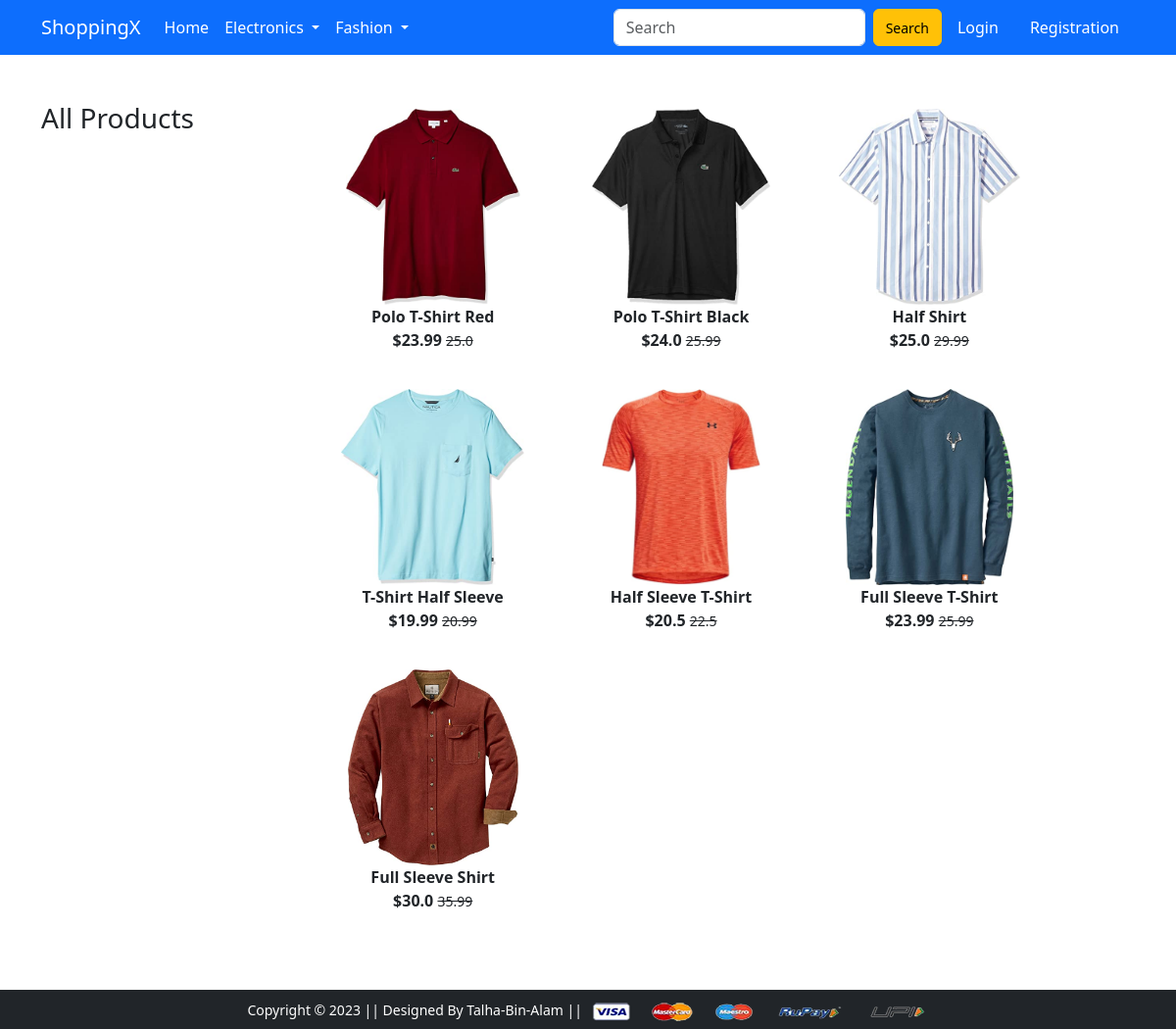
Screenshot of /topwear/ with the database file from the repository.
### app/models.py (models this page shows, shortened)
class Product(models.Model):
    title = models.CharField(max_length=100)
    selling_price = models.FloatField()
    discount_price = models.FloatField()
    description = models.TextField()
    brand = models.CharField(max_length=100)
    category = models.CharField(choices=CATEGORY_CHOICES, max_length=2)
    product_image = models.ImageField(upload_to='productimg')

### app/views.py (the view)
# urls.py: path('topwear/', views.topwear, name='topwear'),
def topwear(request):
    total_item = 0
    topwears = Product.objects.filter(category='TW')
    if request.user.is_authenticated:
        total_item = len(Cart.objects.filter(user=request.user))
    return render(request, 'app/topwear.html', {'topwears':topwears, 'total_item': total_item})

### app/templates/app/topwear.html (shortened to what this page needs)
{% extends 'app/base.html' %}
{% load static %}
{% block main-content %}
<div class="container my-5">
 <div class="row">
  <div class="col-sm-3">
   <div class="list-group">
    <h3>All Products</h3>
   </div>
  </div>
  <div class="col-sm-8">
    <div class="row">
        {% for tw in topwears %}
        <div class="col-sm-4 text-center mb-4">
            <a href="{% url 'product-detail' tw.id %}" class="btn">
                <div class="item">
                    <img src="{{tw.product_image.url}}" alt="" height="200">
                <div class="fw-bold">{{tw.title}}</div>
                <div class="fw-bold">${{tw.discount_price}}
                <small class="fw-light text-decoration-line-through">{{tw.selling_price}}</small></div>
            </div>
            </a>
        </div>
        {% endfor %}
    </div>
  </div>
 </div>
</div>
{% endblock main-content %}

### rows the page displays
Product: product_image (picture), title "Polo T-Shirt Red", discount_price "23.99", selling_price "25.0"
Product: product_image (picture), title "Polo T-Shirt Black", discount_price "24.0", selling_price "25.99"
Product: product_image (picture), title "Half Shirt", discount_price "25.0", selling_price "29.99"
Product: product_image (picture), title "T-Shirt Half Sleeve", discount_price "19.99", selling_price "20.99"
Product: product_image (picture), title "Half Sleeve T-Shirt", discount_price "20.5", selling_price "22.5"
Product: product_image (picture), title "Full Sleeve T-Shirt", discount_price "23.99", selling_price "25.99"
Product: product_image (picture), title "Full Sleeve Shirt", discount_price "30.0", selling_price "35.99"
